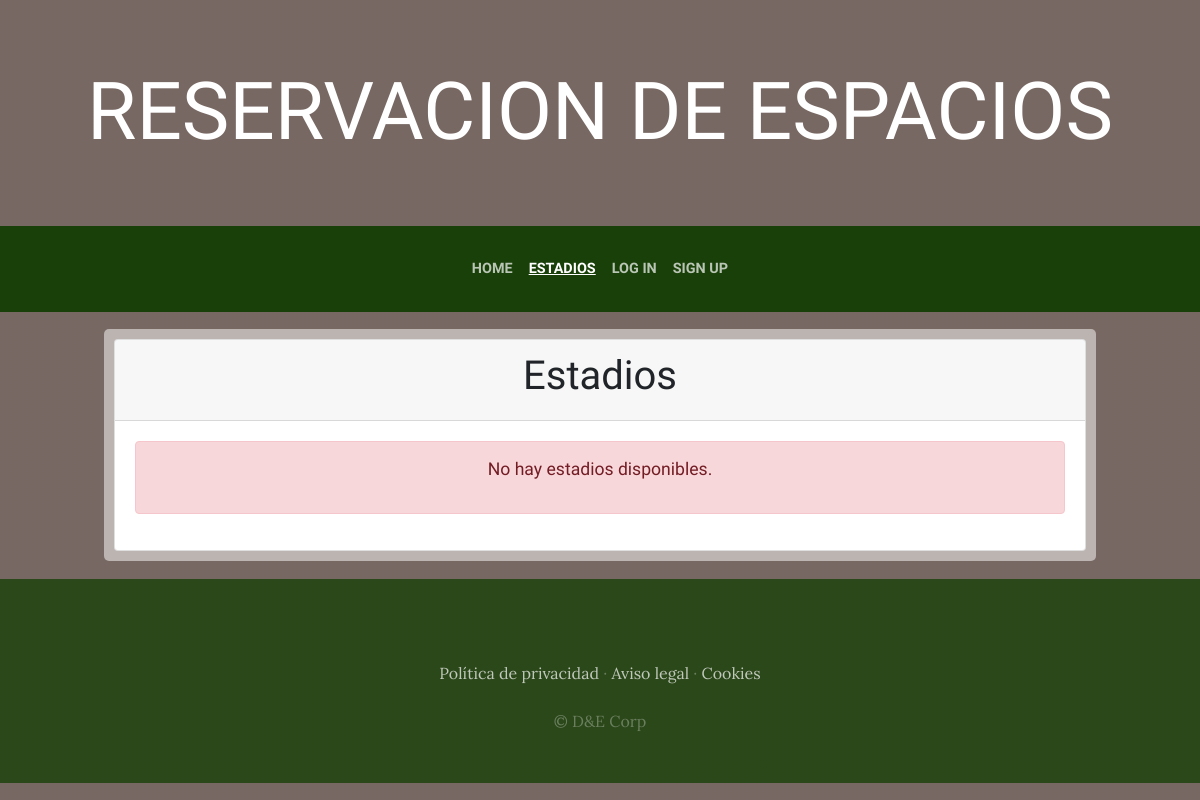
/estadios/, run on an earlier commit of the app's database.
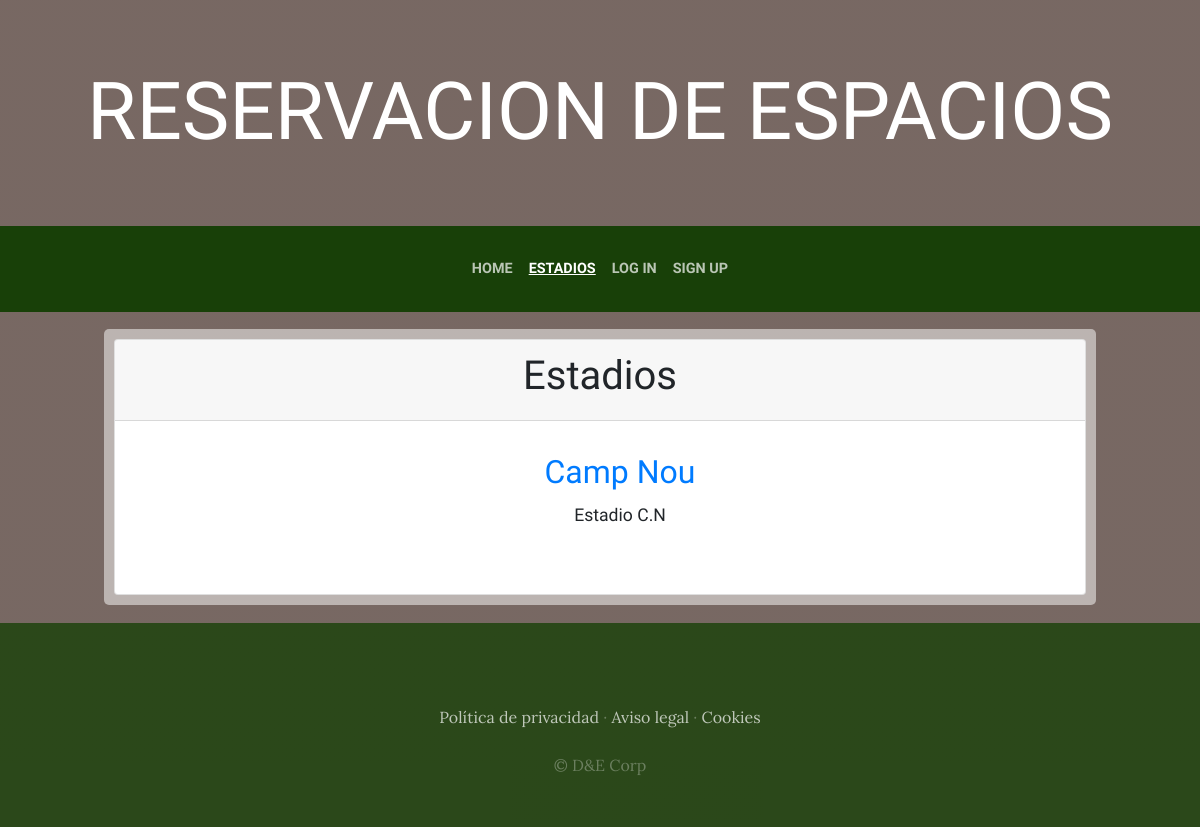
And on a later commit of the database.
### app/models.py (models this page shows, shortened)
class Estadio(models.Model):
    nombre = models.CharField(max_length=200)
    descripción = models.TextField(default="")

### app/views.py (the view)
# urls.py: path('estadios/', views.estadios, name='estadios'),
def estadios(request, pagina=1, per_page=5):
    context = getBaseContext(request=request)
    context['is_estadio_active'] = True
    estadios = Paginator(Estadio.objects.get_queryset().order_by('id'),per_page)
    try:
        context['estadios_disponibles'] = estadios.page(pagina)
    except EmptyPage:
        return HttpResponseRedirect('/estadios/%s' % estadios.num_pages)
    context['pagina'] = pagina
    context['paginas'] = range(1,estadios.num_pages+1)
    context['num_paginas'] = estadios.num_pages
    return render(request, 'Estadios.html', context)

### app/views.py (called while the page is built)
def getBaseContext(request):
    context = {
        'isAuthenticated':request.user.is_authenticated,
        'user': None
    }
    if context['isAuthenticated']:
        context['user'] = request.user
    return context

### app/templates/Estadios.html
{% extends "base.html" %}
{% block content %}
<div class="fitted-box">
  <div class="card">
    <div class="card-header">
      <h1>Estadios</h1>
    </div>
    {% include "estadios/Lista.html" %}
  </div>
</div>
{% endblock %}

### app/templates/estadios/Lista.html (shortened to what this page needs)
<div class="card-body">
  {% if estadios_disponibles %}
  <ul class="list-group-flush">
    {% for estadio in estadios_disponibles %}
    <li class="list-group-item">
      <h2>
        <a href="/estadio/{{ estadio.id }}/">{{ estadio.nombre }}</a>
      </h2>
      <p>{{ estadio.descripción }}</p>
    </li>
    {% endfor %}
  </ul>
  {% else %}
    <div class="alert alert-danger">
      <p>No hay estadios disponibles.</p>
    </div>
  {% endif %}
</div>

What changed in the data, as far as the page shows it:
added Estadio: nombre "Camp Nou", descripción "Estadio C.N"
Also different on the page:
text no longer shown: "No hay estadios disponibles."
